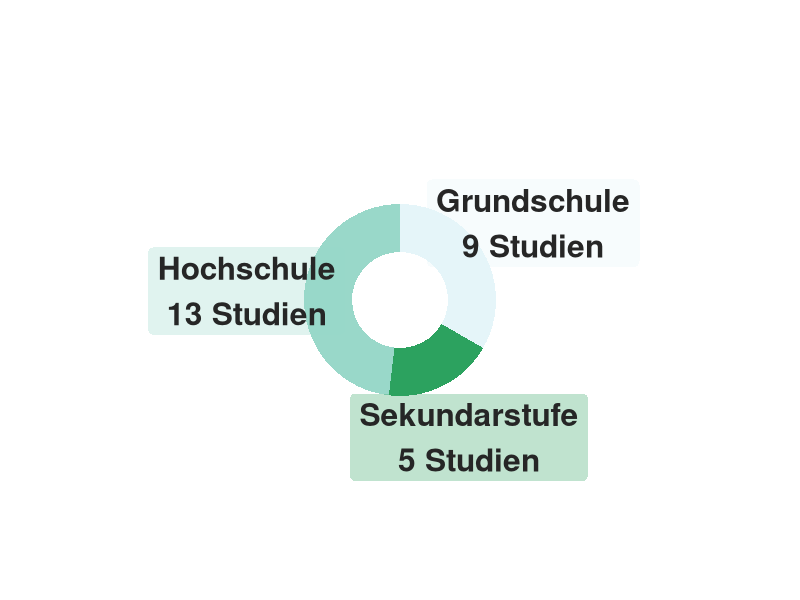
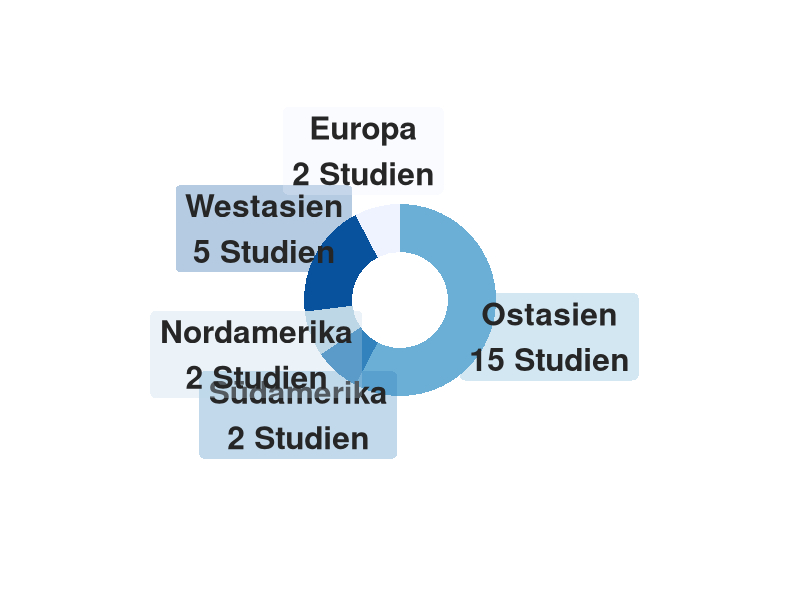
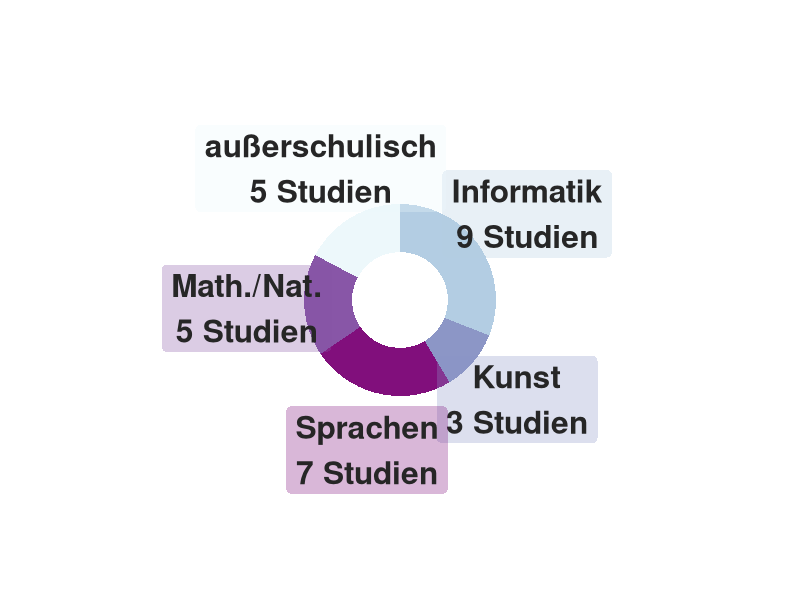
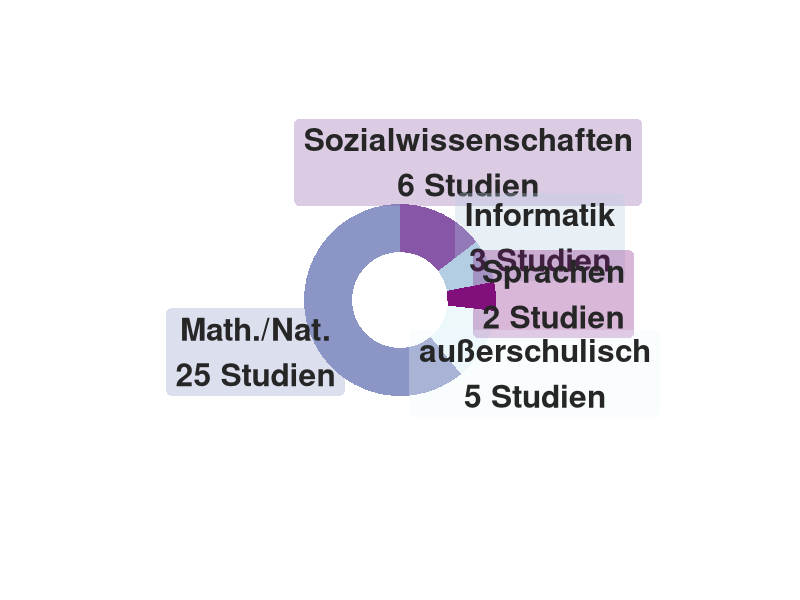
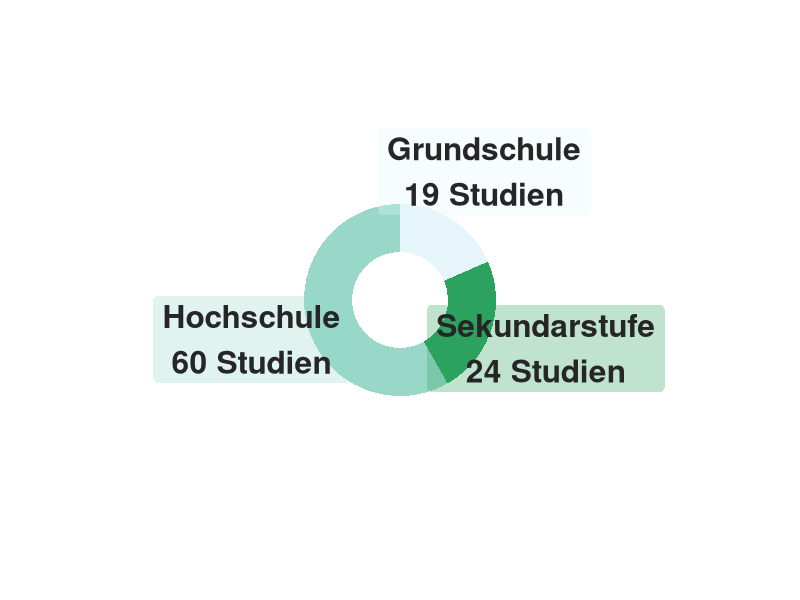
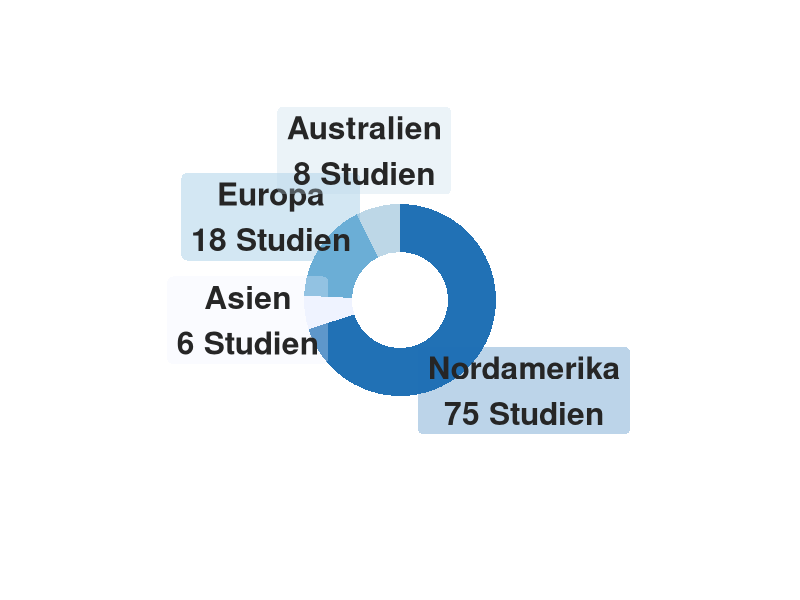
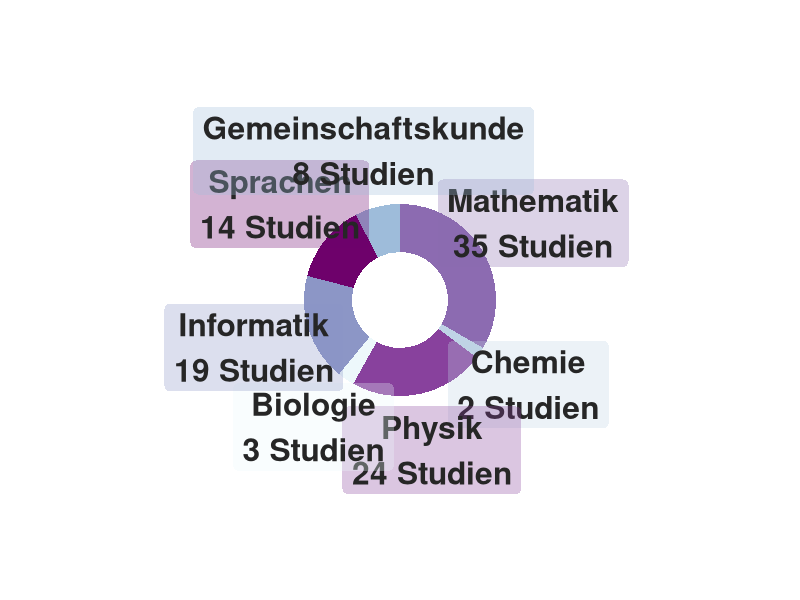
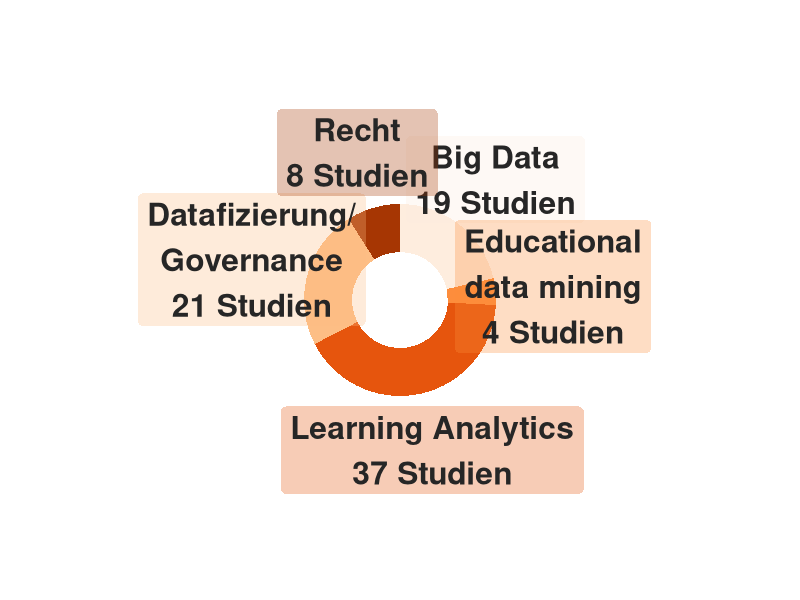

Generate these figures, in order, with R:
library(ggplot2)
######################################################################################################### #
##### GAMIFICATION ########################################################################################
######################################################################################################### #
#----- AGE -----------------------------------------------------------------------------------------------#
# Create test data.
data <- data.frame(
  category=c("Grundschule",    # 1st category
             "Sekundarstufe",    # 2nd category 
             "Hochschule"     # 3rd category
             ),
  count=c(9,        # 1st count
          5,        # 2nd count 
          13         # 3rd count
          )
)

# Compute percentages
data$fraction <- data$count / sum(data$count)

# Compute the cumulative percentages (top of each rectangle)
data$ymax <- cumsum(data$fraction)

# Compute the bottom of each rectangle
data$ymin <- c(0, head(data$ymax, n=-1))

# Compute label position
data$labelPosition <- (data$ymax + data$ymin) / 2

# Compute a good label
data$label <- paste0(data$category, "\n", data$count, " Studien")

# Make the plot
ggplot(data, aes(ymax=ymax, ymin=ymin, xmax=4, xmin=3, fill=category)) +
  geom_rect() +
  geom_label( x=5.2, aes(y=labelPosition, label=label, fontface = "bold"), 
              size=8, 
              # fill = NA, 
              label.size = NA, 
              alpha = .3,
              color = "gray15") +
  scale_fill_brewer(palette=2) +
  coord_polar(theta="y") +
  xlim(c(2, 7)) +
  theme_void() +
  theme(legend.position = "none",
        panel.grid = element_blank())

ggsave("www/gam_age_tmp.png",
       width = 10,
       height = 10,
       units = "mm",
       scale = 22,
       dpi = 250)


#----- LOCATION ------------------------------------------------------------------------------------------#
# Create test data.
data <- data.frame(
  category=c("Ostasien",       # 1st category
             "Südamerika",      # 2nd category 
             "Nordamerika",    # 3rd category
             "Westasien",    # 4th category
             "Europa"    # 5th category
  ),
  count=c(15,       # 1st count
          2,        # 2nd count 
          2,        # 3rd count
          5,        # 4rd count
          2         # 5rd count
  )
)

# Compute percentages
data$fraction <- data$count / sum(data$count)

# Compute the cumulative percentages (top of each rectangle)
data$ymax <- cumsum(data$fraction)

# Compute the bottom of each rectangle
data$ymin <- c(0, head(data$ymax, n=-1))

# Compute label position
data$labelPosition <- (data$ymax + data$ymin) / 2

# Compute a good label
data$label <- paste0(data$category, "\n", data$count, " Studien")


# Make the plot
ggplot(data, aes(ymax=ymax, ymin=ymin, xmax=4, xmin=3, fill=category)) +
  geom_rect() +
  geom_label( x=5.2, aes(y=labelPosition, label=label, fontface = "bold"), 
              size=8, 
              # fill = NA, 
              label.size = NA, 
              alpha = .3,
              color = "gray15") +
  scale_fill_brewer(palette=1) +
  coord_polar(theta="y") +
  xlim(c(2, 7)) +
  theme_void() +
  theme(legend.position = "none",
        panel.grid = element_blank())


ggsave("www/gam_loc_tmp.png",
       width = 10,
       height = 10,
       units = "mm",
       scale = 22,
       dpi = 250)


#----- SUBJECT -------------------------------------------------------------------------------------------#
# Create test data.
data <- data.frame(
  category=c("Informatik",       # 1st category
             "Kunst",      # 2nd category 
             "Sprachen",    # 3rd category
             "Math./Nat.",    # 4th category
             "außerschulisch"    # 5th category
  ),
  count=c(9,       # 1st count
          3,        # 2nd count 
          7,        # 3rd count
          5,        # 4rd count
          5         # 5rd count
  )
)

# Compute percentages
data$fraction <- data$count / sum(data$count)

# Compute the cumulative percentages (top of each rectangle)
data$ymax <- cumsum(data$fraction)

# Compute the bottom of each rectangle
data$ymin <- c(0, head(data$ymax, n=-1))

# Compute label position
data$labelPosition <- (data$ymax + data$ymin) / 2

# Compute a good label
data$label <- paste0(data$category, "\n", data$count, " Studien")

# Make the plot
ggplot(data, aes(ymax=ymax, ymin=ymin, xmax=4, xmin=3, fill=category)) +
  geom_rect() +
  geom_label( x=5.2, aes(y=labelPosition, label=label, fontface = "bold"), 
              size=8, 
              # fill = NA, 
              label.size = NA, 
              alpha = .3,
              color = "gray15") +
  scale_fill_brewer(palette=3) +
  coord_polar(theta="y") +
  xlim(c(2, 7)) +
  theme_void() +
  theme(legend.position = "none",
        panel.grid = element_blank())

ggsave("www/gam_sub_tmp.png",
       width = 10,
       height = 10,
       units = "mm",
       scale = 22,
       dpi = 250)


######################################################################################################### #
##### MOBILE INQUIRY-BASED LEARNING #######################################################################
######################################################################################################### #
#----- SUBJECT -------------------------------------------------------------------------------------------#
# Create test data.
data <- data.frame(
  category=c("Sozialwissenschaften",       # 1st category
             "Informatik",      # 2nd category 
             "Sprachen",    # 3rd category
             "außerschulisch",    # 4th category
             "Math./Nat."    # 5th category
  ),
  count=c(6,       # 1st count
          3,        # 2nd count 
          2,        # 3rd count
          5,        # 4rd count
          25         # 5rd count
  )
)

# Compute percentages
data$fraction <- data$count / sum(data$count)

# Compute the cumulative percentages (top of each rectangle)
data$ymax <- cumsum(data$fraction)

# Compute the bottom of each rectangle
data$ymin <- c(0, head(data$ymax, n=-1))

# Compute label position
data$labelPosition <- (data$ymax + data$ymin) / 2

# Compute a good label
data$label <- paste0(data$category, "\n", data$count, " Studien")

# Make the plot
ggplot(data, aes(ymax=ymax, ymin=ymin, xmax=4, xmin=3, fill=category)) +
  geom_rect() +
  geom_label( x=5.2, aes(y=labelPosition, label=label, fontface = "bold"), 
              size=8, 
              # fill = NA, 
              label.size = NA, 
              alpha = .3,
              color = "gray15") +
  scale_fill_brewer(palette=3) +
  coord_polar(theta="y") +
  xlim(c(2, 7)) +
  theme_void() +
  theme(legend.position = "none",
        panel.grid = element_blank())

ggsave("www/inq_sub_tmp.png",
       width = 10,
       height = 10,
       units = "mm",
       scale = 22,
       dpi = 250)

######################################################################################################### #
##### ITS #################################################################################################
######################################################################################################### #
#----- AGE -----------------------------------------------------------------------------------------------#
# Create test data.
data <- data.frame(
  category=c("Grundschule",    # 1st category
             "Sekundarstufe",    # 2nd category 
             "Hochschule"     # 3rd category
  ),
  count=c(19,        # 1st count
          24,        # 2nd count 
          60         # 3rd count
  )
)

# Compute percentages
data$fraction <- data$count / sum(data$count)

# Compute the cumulative percentages (top of each rectangle)
data$ymax <- cumsum(data$fraction)

# Compute the bottom of each rectangle
data$ymin <- c(0, head(data$ymax, n=-1))

# Compute label position
data$labelPosition <- (data$ymax + data$ymin) / 2

# Compute a good label
data$label <- paste0(data$category, "\n", data$count, " Studien")

# Make the plot
ggplot(data, aes(ymax=ymax, ymin=ymin, xmax=4, xmin=3, fill=category)) +
  geom_rect() +
  geom_label( x=5.2, aes(y=labelPosition, label=label, fontface = "bold"), 
              size=8, 
              # fill = NA, 
              label.size = NA, 
              alpha = .3,
              color = "gray15") +
  scale_fill_brewer(palette=2) +
  coord_polar(theta="y") +
  xlim(c(2, 7)) +
  theme_void() +
  theme(legend.position = "none",
        panel.grid = element_blank())

ggsave("www/its_age_tmp.png",
       width = 10,
       height = 10,
       units = "mm",
       scale = 22,
       dpi = 250)

#----- LOCATION ------------------------------------------------------------------------------------------#
# Create test data.
data <- data.frame(
  category=c("Nordamerika",       # 1st category
             "Asien",
             "Europa",      # 2nd category 
             "Australien"
             ),
  count=c(75,       # 1st count
          6,
          18,        # 2nd count 
          8
          )
  )

# Compute percentages
data$fraction <- data$count / sum(data$count)

# Compute the cumulative percentages (top of each rectangle)
data$ymax <- cumsum(data$fraction)

# Compute the bottom of each rectangle
data$ymin <- c(0, head(data$ymax, n=-1))

# Compute label position
data$labelPosition <- (data$ymax + data$ymin) / 2

# Compute a good label
data$label <- paste0(data$category, "\n", data$count, " Studien")


# Make the plot
ggplot(data, aes(ymax=ymax, ymin=ymin, xmax=4, xmin=3, fill=category)) +
  geom_rect() +
  geom_label( x=5.2, aes(y=labelPosition, label=label, fontface = "bold"), 
              size=8, 
              # fill = NA, 
              label.size = NA, 
              alpha = .3,
              color = "gray15") +
  scale_fill_brewer(palette=1) +
  coord_polar(theta="y") +
  xlim(c(2, 7)) +
  theme_void() +
  theme(legend.position = "none",
        panel.grid = element_blank())


ggsave("www/its_loc_tmp.png",
       width = 10,
       height = 10,
       units = "mm",
       scale = 22,
       dpi = 250)


#----- SUBJECT -------------------------------------------------------------------------------------------#
# Create test data.
data <- data.frame(
  category=c("Mathematik",       # 1st category
             "Chemie",
             "Physik",      # 2nd category 
             "Biologie",
             "Informatik",    # 3rd category
             "Sprachen",    # 4th category
             "Gemeinschaftskunde"
  ),
  count=c(35,       # 1st count
          2,
          24,        # 2nd count 
          3,
          19,        # 3rd count
          14,        # 4rd count
          8
  )
)

# Compute percentages
data$fraction <- data$count / sum(data$count)

# Compute the cumulative percentages (top of each rectangle)
data$ymax <- cumsum(data$fraction)

# Compute the bottom of each rectangle
data$ymin <- c(0, head(data$ymax, n=-1))

# Compute label position
data$labelPosition <- (data$ymax + data$ymin) / 2

# Compute a good label
data$label <- paste0(data$category, "\n", data$count, " Studien")

# Make the plot
ggplot(data, aes(ymax=ymax, ymin=ymin, xmax=4, xmin=3, fill=category)) +
  geom_rect() +
  geom_label( x=5.2, aes(y=labelPosition, label=label, fontface = "bold"), 
              size=8, 
              # fill = NA, 
              label.size = NA, 
              alpha = .3,
              color = "gray15") +
  scale_fill_brewer(palette=3) +
  coord_polar(theta="y") +
  xlim(c(2, 7)) +
  theme_void() +
  theme(legend.position = "none",
        panel.grid = element_blank())

ggsave("www/its_sub_tmp.png",
       width = 10,
       height = 10,
       units = "mm",
       scale = 22,
       dpi = 250)





######################################################################################################### #
##### Digital Trace Data  #################################################################################
######################################################################################################### #
#----- FOCUS ----------------------------------------------------------------------------------------------#
# Create test data.
data <- data.frame(
  category=c("Big Data",    # 1st category
             "Educational\ndata mining",
             "Learning Analytics",
             "Datafizierung/\nGovernance",
             "Recht"
  ),
  count=c(19,
          4,
          37,
          21,
          8
  )
)

# Compute percentages
data$fraction <- data$count / sum(data$count)

# Compute the cumulative percentages (top of each rectangle)
data$ymax <- cumsum(data$fraction)

# Compute the bottom of each rectangle
data$ymin <- c(0, head(data$ymax, n=-1))

# Compute label position
data$labelPosition <- (data$ymax + data$ymin) / 2

# Compute a good label
data$label <- paste0(data$category, "\n", data$count, " Studien")

# Make the plot
ggplot(data, aes(ymax=ymax, ymin=ymin, xmax=4, xmin=3, fill=category)) +
  geom_rect() +
  geom_label( x=5.2, aes(y=labelPosition, label=label, fontface = "bold"), 
              size=8, 
              # fill = NA, 
              label.size = NA, 
              alpha = .3,
              color = "gray15") +
  scale_fill_brewer(palette=7) +
  coord_polar(theta="y") +
  xlim(c(2, 7)) +
  theme_void() +
  theme(legend.position = "none",
        panel.grid = element_blank())

ggsave("www/tra_foc_tmp.png",
       width = 10,
       height = 10,
       units = "mm",
       scale = 22,
       dpi = 250)


#----- INSTITUTION -----------------------------------------------------------------------------------------------#
# Create test data.
data <- data.frame(
  category=c("Hochschule",    # 1st category
             "Schule",    # 2nd category 
             "Unternehmen",     # 3rd category
             "keine Angabe"
  ),
  count=c(41,        # 1st count
          17,        # 2nd count 
          14,         # 3rd count
          14
  )
)

# Compute percentages
data$fraction <- data$count / sum(data$count)

# Compute the cumulative percentages (top of each rectangle)
data$ymax <- cumsum(data$fraction)

# Compute the bottom of each rectangle
data$ymin <- c(0, head(data$ymax, n=-1))

# Compute label position
data$labelPosition <- (data$ymax + data$ymin) / 2

# Compute a good label
data$label <- paste0(data$category, "\n", data$count, " Studien")

# Make the plot
ggplot(data, aes(ymax=ymax, ymin=ymin, xmax=4, xmin=3, fill=category)) +
  geom_rect() +
  geom_label( x=5.2, aes(y=labelPosition, label=label, fontface = "bold"), 
              size=8, 
              # fill = NA, 
              label.size = NA, 
              alpha = .3,
              color = "gray15") +
  scale_fill_brewer(palette=2) +
  coord_polar(theta="y") +
  xlim(c(2, 7)) +
  theme_void() +
  theme(legend.position = "none",
        panel.grid = element_blank())

ggsave("www/tra_ein_tmp.png",
       width = 10,
       height = 10,
       units = "mm",
       scale = 22,
       dpi = 250)


#----- LOCATION ------------------------------------------------------------------------------------------#
# Create test data.
data <- data.frame(
  category=c("Nordamerika",
             "Naher Osten",
             "Europa",
             "Südliche\nHemisphäre" 
  ),
  count=c(26,
          3,
          41,       # 1st count
          24
  )
)

# Compute percentages
data$fraction <- data$count / sum(data$count)

# Compute the cumulative percentages (top of each rectangle)
data$ymax <- cumsum(data$fraction)

# Compute the bottom of each rectangle
data$ymin <- c(0, head(data$ymax, n=-1))

# Compute label position
data$labelPosition <- (data$ymax + data$ymin) / 2

# Compute a good label
data$label <- paste0(data$category, "\n", data$count, " Studien")


# Make the plot
ggplot(data, aes(ymax=ymax, ymin=ymin, xmax=4, xmin=3, fill=category)) +
  geom_rect() +
  geom_label( x=5.2, aes(y=labelPosition, label=label, fontface = "bold"), 
              size=8, 
              # fill = NA, 
              label.size = NA, 
              alpha = .3,
              color = "gray15") +
  scale_fill_brewer(palette=1) +
  coord_polar(theta="y") +
  xlim(c(2, 7)) +
  theme_void() +
  theme(legend.position = "none",
        panel.grid = element_blank())


ggsave("www/tra_loc_tmp.png",
       width = 10,
       height = 10,
       units = "mm",
       scale = 22,
       dpi = 250)

#----- TYPE OF STUDY --------------------------------------------------------------------------------------#
# Create test data.
data <- data.frame(
  category=c("empirisch",
             "Review",
             "theoretisch/\nkonzeptuell",
             "handlungs-\nbezogen"

  ),
  count=c(14,
          1,
          53,
          11
  )
)

# Compute percentages
data$fraction <- data$count / sum(data$count)

# Compute the cumulative percentages (top of each rectangle)
data$ymax <- cumsum(data$fraction)

# Compute the bottom of each rectangle
data$ymin <- c(0, head(data$ymax, n=-1))

# Compute label position
data$labelPosition <- (data$ymax + data$ymin) / 2

# Compute a good label
data$label <- paste0(data$category, "\n", data$count, " Studien")

# Make the plot
ggplot(data, aes(ymax=ymax, ymin=ymin, xmax=4, xmin=3, fill=category)) +
  geom_rect() +
  geom_label( x=5.2, aes(y=labelPosition, label=label, fontface = "bold"), 
              size=8, 
              # fill = NA, 
              label.size = NA, 
              alpha = .3,
              color = "gray15") +
  scale_fill_brewer(palette=3) +
  coord_polar(theta="y") +
  xlim(c(2, 7)) +
  theme_void() +
  theme(legend.position = "none",
        panel.grid = element_blank())

ggsave("www/tra_stu_tmp.png",
       width = 10,
       height = 10,
       units = "mm",
       scale = 22,
       dpi = 250)



######################################################################################################### #
##### AR  #################################################################################################
######################################################################################################### #
#----- AGE -----------------------------------------------------------------------------------------------#
# Create test data.
data <- data.frame(
  category=c("Grundschule",    # 1st category
             "Sekundarstufe",    # 2nd category 
             "Hochschule"     # 3rd category
  ),
  count=c(19,        # 1st count
          24,        # 2nd count 
          60         # 3rd count
  )
)

# Compute percentages
data$fraction <- data$count / sum(data$count)

# Compute the cumulative percentages (top of each rectangle)
data$ymax <- cumsum(data$fraction)

# Compute the bottom of each rectangle
data$ymin <- c(0, head(data$ymax, n=-1))

# Compute label position
data$labelPosition <- (data$ymax + data$ymin) / 2

# Compute a good label
data$label <- paste0(data$category, "\n", data$count, " Studien")

# Make the plot
ggplot(data, aes(ymax=ymax, ymin=ymin, xmax=4, xmin=3, fill=category)) +
  geom_rect() +
  geom_label( x=5.2, aes(y=labelPosition, label=label, fontface = "bold"), 
              size=8, 
              # fill = NA, 
              label.size = NA, 
              alpha = .3,
              color = "gray15") +
  scale_fill_brewer(palette=2) +
  coord_polar(theta="y") +
  xlim(c(2, 7)) +
  theme_void() +
  theme(legend.position = "none",
        panel.grid = element_blank())

ggsave("www/its_age_tmp.png",
       width = 10,
       height = 10,
       units = "mm",
       scale = 22,
       dpi = 250)

#----- LOCATION ------------------------------------------------------------------------------------------#
# Create test data.
data <- data.frame(
  category=c("Nordamerika",       # 1st category
             "Asien",
             "Europa",      # 2nd category 
             "Australien"
  ),
  count=c(75,       # 1st count
          6,
          18,        # 2nd count 
          8
  )
)

# Compute percentages
data$fraction <- data$count / sum(data$count)

# Compute the cumulative percentages (top of each rectangle)
data$ymax <- cumsum(data$fraction)

# Compute the bottom of each rectangle
data$ymin <- c(0, head(data$ymax, n=-1))

# Compute label position
data$labelPosition <- (data$ymax + data$ymin) / 2

# Compute a good label
data$label <- paste0(data$category, "\n", data$count, " Studien")


# Make the plot
ggplot(data, aes(ymax=ymax, ymin=ymin, xmax=4, xmin=3, fill=category)) +
  geom_rect() +
  geom_label( x=5.2, aes(y=labelPosition, label=label, fontface = "bold"), 
              size=8, 
              # fill = NA, 
              label.size = NA, 
              alpha = .3,
              color = "gray15") +
  scale_fill_brewer(palette=1) +
  coord_polar(theta="y") +
  xlim(c(2, 7)) +
  theme_void() +
  theme(legend.position = "none",
        panel.grid = element_blank())


ggsave("www/its_loc_tmp.png",
       width = 10,
       height = 10,
       units = "mm",
       scale = 22,
       dpi = 250)


#----- SUBJECT -------------------------------------------------------------------------------------------#
# Create test data.
data <- data.frame(
  category=c("Mathematik",       # 1st category
             "Chemie",
             "Physik",      # 2nd category 
             "Biologie",
             "Informatik",    # 3rd category
             "Sprachen",    # 4th category
             "Gemeinschaftskunde"
  ),
  count=c(35,       # 1st count
          2,
          24,        # 2nd count 
          3,
          19,        # 3rd count
          14,        # 4rd count
          8
  )
)

# Compute percentages
data$fraction <- data$count / sum(data$count)

# Compute the cumulative percentages (top of each rectangle)
data$ymax <- cumsum(data$fraction)

# Compute the bottom of each rectangle
data$ymin <- c(0, head(data$ymax, n=-1))

# Compute label position
data$labelPosition <- (data$ymax + data$ymin) / 2

# Compute a good label
data$label <- paste0(data$category, "\n", data$count, " Studien")

# Make the plot
ggplot(data, aes(ymax=ymax, ymin=ymin, xmax=4, xmin=3, fill=category)) +
  geom_rect() +
  geom_label( x=5.2, aes(y=labelPosition, label=label, fontface = "bold"), 
              size=8, 
              # fill = NA, 
              label.size = NA, 
              alpha = .3,
              color = "gray15") +
  scale_fill_brewer(palette=3) +
  coord_polar(theta="y") +
  xlim(c(2, 7)) +
  theme_void() +
  theme(legend.position = "none",
        panel.grid = element_blank())

ggsave("www/its_sub_tmp.png",
       width = 10,
       height = 10,
       units = "mm",
       scale = 22,
       dpi = 250)



######################################################################################################### #
##### MEDIENKOMPETENZ  ####################################################################################
######################################################################################################### #

#----- LOCATION ------------------------------------------------------------------------------------------#
# Create test data.
data <- data.frame(
  category=c("andere Länder",
             "USA"
  ),
  count=c(8,
          43
  )
)

# Compute percentages
data$fraction <- data$count / sum(data$count)

# Compute the cumulative percentages (top of each rectangle)
data$ymax <- cumsum(data$fraction)

# Compute the bottom of each rectangle
data$ymin <- c(0, head(data$ymax, n=-1))

# Compute label position
data$labelPosition <- (data$ymax + data$ymin) / 2

# Compute a good label
data$label <- paste0(data$category, "\n", data$count, " Studien")


# Make the plot
ggplot(data, aes(ymax=ymax, ymin=ymin, xmax=4, xmin=3, fill=category)) +
  geom_rect() +
  geom_label( x=5.2, aes(y=labelPosition, label=label, fontface = "bold"), 
              size=8, 
              # fill = NA, 
              label.size = NA, 
              alpha = .3,
              color = "gray15") +
  scale_fill_brewer(palette=1) +
  coord_polar(theta="y") +
  xlim(c(2, 7)) +
  theme_void() +
  theme(legend.position = "none",
        panel.grid = element_blank())


ggsave("tudi-base/www/kom_loc.png",
       width = 10,
       height = 10,
       units = "mm",
       scale = 22,
       dpi = 250)


#----- SUBJECT -------------------------------------------------------------------------------------------#
# Create test data.
data <- data.frame(
  category=c("Werbung",       # 1st category
             "Alkohol, \nTabak & Drogen",
             "Körperwahrnehmung & Ernährung",      # 2nd category 
             "Generelle \nMedienkompetenz",
             "Sexualität & Soziales",    # 3rd category
             "Gewalt"
  ),
  count=c(8,       # 1st count
          10,
          16,        # 2nd count 
          4,
          4,        # 3rd count
          9
  )
)

# Compute percentages
data$fraction <- data$count / sum(data$count)

# Compute the cumulative percentages (top of each rectangle)
data$ymax <- cumsum(data$fraction)

# Compute the bottom of each rectangle
data$ymin <- c(0, head(data$ymax, n=-1))

# Compute label position
data$labelPosition <- (data$ymax + data$ymin) / 2

# Compute a good label
data$label <- paste0(data$category, "\n", data$count, " Studien")

# Make the plot
ggplot(data, aes(ymax=ymax, ymin=ymin, xmax=4, xmin=3, fill=category)) +
  geom_rect() +
  geom_label( x=5.8, aes(y=labelPosition, label=label, fontface = "bold"), 
              size=8, 
              # fill = NA, 
              label.size = NA, 
              alpha = .3,
              color = "gray15") +
  scale_fill_brewer(palette=3) +
  coord_polar(theta="y") +
  xlim(c(2, 7)) +
  theme_void() +
  theme(legend.position = "none",
        panel.grid = element_blank())

ggsave("tudi-base/www/kom_sub.png",
       width = 10,
       height = 10,
       units = "mm",
       scale = 22,
       dpi = 250)
